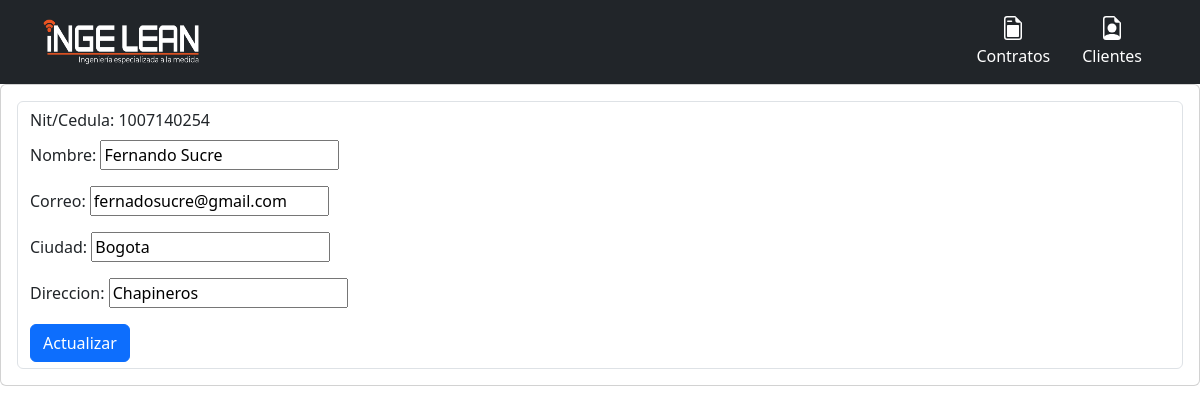
Screenshot of /editarClienteVista/1007140254 with the database file from the repository.
### CarteraApp/models.py (models this page shows, shortened)
class Clientes(models.Model):
    cedula = models.CharField(primary_key=True, max_length=10)
    nombre = models.CharField(max_length=50)
    correo = models.EmailField(max_length=254)
    ciudad = models.CharField(max_length=20)
    direccion = models.CharField(max_length=50)

### CarteraApp/views.py (the view, shortened to what this page needs)
# urls.py: path('editarClienteVista/<cedula>', views.editar_cliente_vista, name='editar_cliente'),
def editar_cliente_vista(request, cedula):
    cliente = Clientes.objects.get(cedula=cedula)
    data = {
        'cedula': cedula,
        'form': actualizar_cliente(instance=cliente)
    }
    return render(request, "ProyectoCartera/Clientes/EditarCliente.html", data)

### CarteraApp/forms.py
class actualizar_cliente(forms.ModelForm):
    class Meta:
        model = Clientes
        fields = ['nombre', 'correo', 'ciudad', 'direccion']

### templates/ProyectoCartera/Clientes/EditarCliente.html (shortened to what this page needs)
{% extends "ProyectoCartera/base.html" %}
{% block body %}
    <div class="card">
        <div class="card-body">
            <form method="POST" class="form-control">
                <label class="form-label">Nit/Cedula: {{ cedula }}</label>
                {{ form.as_p }}
                <div class="form-group">
                    <button type="submit" class="btn btn-primary">Actualizar</button>
                </div>
            </form>
        </div>
    </div>
{% endblock %}

### rows the page displays
Clientes: nombre "Fernando Sucre", correo "fernadosucre@gmail.com", ciudad "Bogota", direccion "Chapineros"

### other values shown
{{ cedula }} "1007140254"
